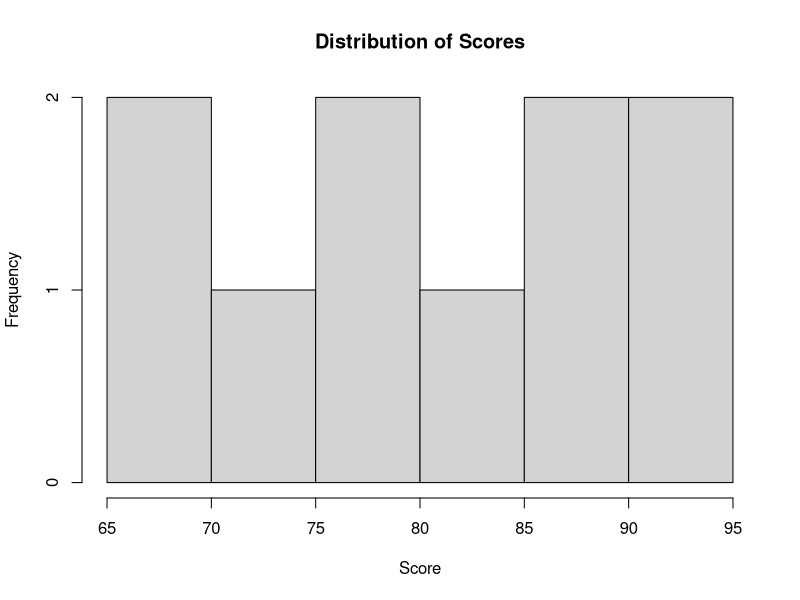
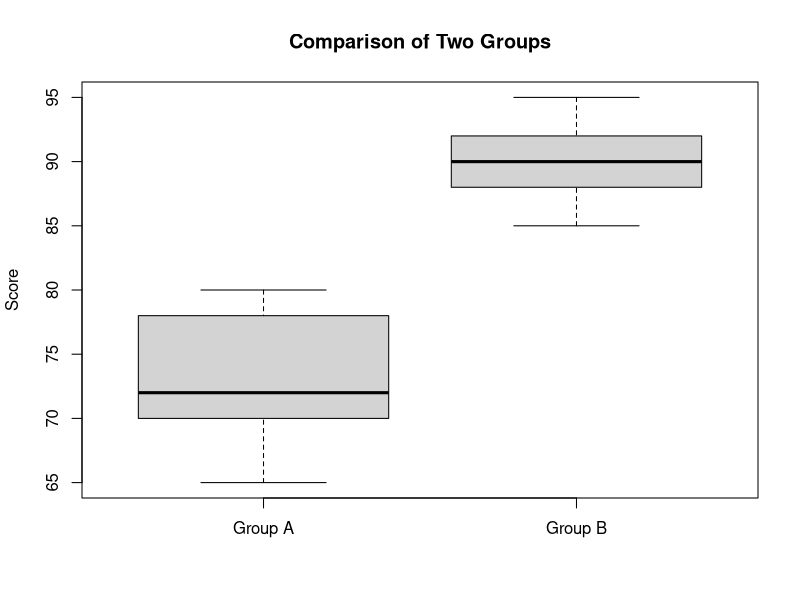
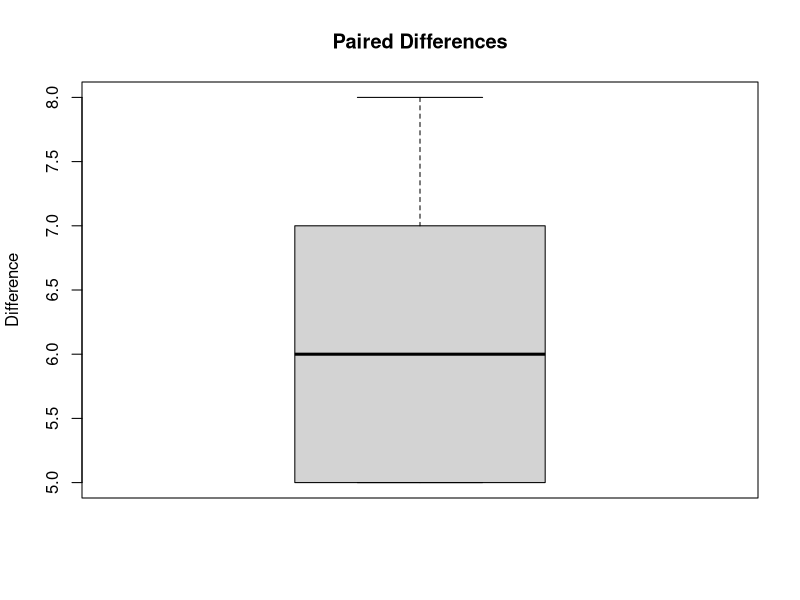

Source code (R) for these figures, in order:
# t-Tests
# This script demonstrates the three common forms
# of t-tests:
#
# 1. One-sample t-test
# 2. Independent two-sample t-test
# 3. Paired t-test


# --------------------------------------------------
# 1. One-sample t-test
# --------------------------------------------------

# Example:
# A lecturer wants to determine whether the
# average examination score differs from 75.
#
# H0: mu = 75
# H1: mu != 75

scores <- c(
  65, 85, 72, 90, 95,
  78, 88, 70, 92, 80
)

one_sample_test <- t.test(
  scores,
  mu = 75
)

one_sample_test


# Extract important results

one_sample_test$statistic

one_sample_test$parameter

one_sample_test$p.value

one_sample_test$conf.int

one_sample_test$estimate


# --------------------------------------------------
# 2. Independent two-sample t-test
# --------------------------------------------------

# Example:
# Compare examination scores between
# two independent groups.

group_A <- c(
  65, 72, 78, 70, 80
)

group_B <- c(
  85, 90, 95, 88, 92
)


# H0:
# Mean score of Group A = Mean score of Group B
#
# H1:
# Mean score of Group A != Mean score of Group B


# By default, R performs Welch's t-test,
# which does not assume equal population variances.

independent_test <- t.test(
  group_A,
  group_B
)

independent_test


# --------------------------------------------------
# 3. Independent t-test using a data frame
# --------------------------------------------------

students <- data.frame(
  gender = c(
    "Male", "Male", "Male", "Male", "Male",
    "Female", "Female", "Female", "Female", "Female"
  ),
  score = c(
    65, 72, 78, 70, 80,
    85, 90, 95, 88, 92
  )
)

students


# Test scores between gender groups

t.test(
  score ~ gender,
  data = students
)


# --------------------------------------------------
# 4. Equal variance assumption
# --------------------------------------------------

# If equal population variances are justified,
# var.equal = TRUE can be specified.

t.test(
  score ~ gender,
  data = students,
  var.equal = TRUE
)

# Important:
# Do not automatically assume equal variances.
# The default Welch's t-test is often preferable
# when equal variance cannot be reasonably assumed.


# --------------------------------------------------
# 5. Paired t-test
# --------------------------------------------------

# Example:
# Students take a test before and after
# a training programme.

before <- c(
  60, 65, 70, 72, 68,
  75, 62, 71, 69, 66
)

after <- c(
  68, 72, 75, 78, 74,
  80, 70, 76, 75, 72
)


# H0:
# Mean difference = 0
#
# H1:
# Mean difference != 0


paired_test <- t.test(
  before,
  after,
  paired = TRUE
)

paired_test


# --------------------------------------------------
# 6. Calculate individual differences
# --------------------------------------------------

difference <- after - before

difference

mean(difference)

sd(difference)


# The paired t-test is equivalent to performing
# a one-sample t-test on the differences.

t.test(
  difference,
  mu = 0
)


# --------------------------------------------------
# 7. One-tailed t-tests
# --------------------------------------------------

# Example:
# Test whether the mean score is greater than 75.

t.test(
  scores,
  mu = 75,
  alternative = "greater"
)


# Test whether the mean score is less than 75.

t.test(
  scores,
  mu = 75,
  alternative = "less"
)


# --------------------------------------------------
# 8. Checking normality
# --------------------------------------------------

# For small samples, the distribution of the data
# or paired differences should be examined.

shapiro.test(scores)

shapiro.test(difference)


# --------------------------------------------------
# 9. Visual inspection
# --------------------------------------------------

hist(
  scores,
  main = "Distribution of Scores",
  xlab = "Score"
)

boxplot(
  group_A,
  group_B,
  names = c("Group A", "Group B"),
  main = "Comparison of Two Groups",
  ylab = "Score"
)

boxplot(
  difference,
  main = "Paired Differences",
  ylab = "Difference"
)


# --------------------------------------------------
# 10. Effect size
# --------------------------------------------------

# Statistical significance does not tell us
# how large the difference is.
#
# A simple standardised effect size for two
# independent groups can be calculated using
# Cohen's d.

mean_A <- mean(group_A)

mean_B <- mean(group_B)

sd_A <- sd(group_A)

sd_B <- sd(group_B)

n_A <- length(group_A)

n_B <- length(group_B)

pooled_sd <- sqrt(
  (
    (n_A - 1) * sd_A^2 +
    (n_B - 1) * sd_B^2
  ) /
    (n_A + n_B - 2)
)

cohens_d <- (
  mean_B - mean_A
) / pooled_sd

cohens_d


# --------------------------------------------------
# 11. Choosing the appropriate t-test
# --------------------------------------------------

# One-sample:
# One sample compared with a known/reference value
#
# Independent two-sample:
# Two independent groups
#
# Paired:
# Two measurements from the same subjects
# or naturally matched observations


# --------------------------------------------------
# 12. Statistical interpretation
# --------------------------------------------------

# A t-test should not be interpreted using
# the p-value alone.
#
# Consider:
#
# - Difference in means
# - Confidence interval
# - p-value
# - Effect size
# - Sample size
# - Study design
# - Assumptions
#
# Example:
#
# "The mean score differed between the two groups,
# with a 95% confidence interval of [..., ...]
# and p = ... . The estimated effect size was ... ."


# Key idea:
# The correct t-test depends on the study design.
#
# One-sample → One group vs reference value
# Independent → Two separate groups
# Paired → Matched or repeated measurements
#
# Always consider assumptions and effect size,
# not only statistical significance.
